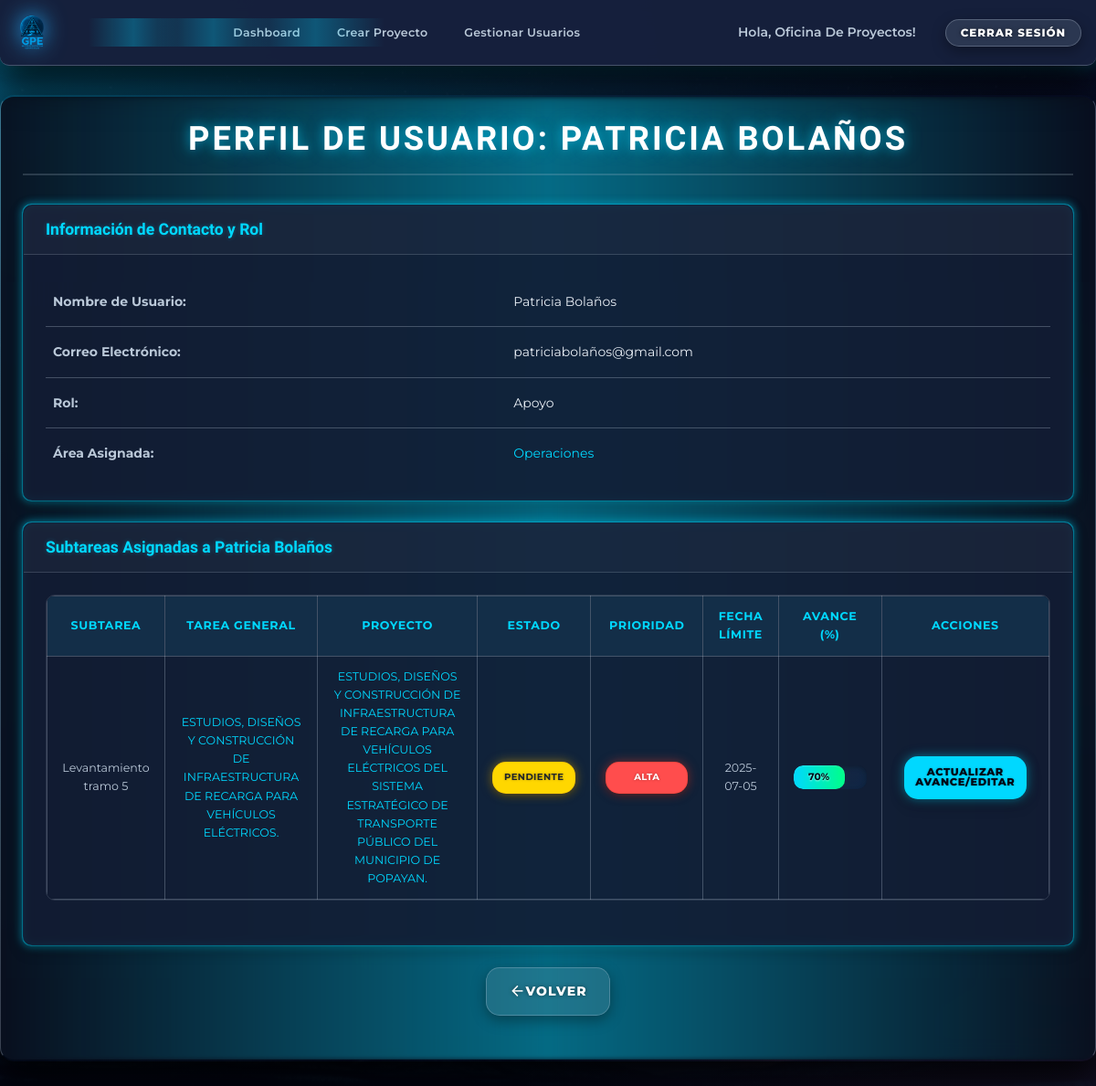
The app's page /user_profile/12 (signed in) with its own data.
### models.py (models this page shows, shortened)
class User(db.Model, UserMixin):
    __tablename__ = 'user'
    id = db.Column(db.Integer, primary_key=True)
    username = db.Column(db.String(20), unique=True, nullable=False)
    email = db.Column(db.String(120), unique=True, nullable=False)
    password = db.Column(db.String(128), nullable=False)
    role = db.Column(db.String(20), nullable=False, default='apoyo')
    area_id = db.Column(db.Integer, db.ForeignKey('area.id'), nullable=True)
    area = db.relationship('Area', back_populates='users')
    leader_id = db.Column(db.Integer, db.ForeignKey('user.id'), nullable=True)
    leader = db.relationship('User', remote_side=[id], back_populates='apoyos')
    apoyos = db.relationship('User', back_populates='leader', lazy=True)
    is_active = db.Column(db.Boolean, default=True)
    confirmed = db.Column(db.Boolean, default=False)
    created_projects = db.relationship('Project', back_populates='creator', lazy=True, foreign_keys='Project.creator_id')
    tareas_generales_creadas = db.relationship('TareaGeneral', back_populates='creator', lazy=True, foreign_keys='TareaGeneral.creator_id')
    subtareas_asignadas = db.relationship('Subtarea', back_populates='assigned_user', lazy=True, foreign_keys='Subtarea.assigned_user_id')
    subtareas_creadas = db.relationship('Subtarea', back_populates='creator', lazy=True, foreign_keys='Subtarea.creator_id')
    subtareas_validadas = db.relationship('Subtarea', back_populates='validador', lazy=True, foreign_keys='Subtarea.validador_id')

class Area(db.Model):
    __tablename__ = 'area'
    id = db.Column(db.Integer, primary_key=True)
    name = db.Column(db.String(100), unique=True, nullable=False)
    codigo = db.Column(db.String(16), unique=True, nullable=False)
    users = db.relationship('User', back_populates='area', lazy=True)
    projects = db.relationship('Project', back_populates='area', lazy=True)
    tareas_generales = db.relationship('TareaGeneral', back_populates='area', lazy=True)

class Subtarea(db.Model):
    __tablename__ = 'subtarea'
    id = db.Column(db.Integer, primary_key=True)
    title = db.Column(db.String(100), nullable=False)
    description = db.Column(db.Text, nullable=True)
    status = db.Column(db.String(50), nullable=False, default='Pendiente')
    prioridad = db.Column(db.String(20), nullable=False, default='Media')
    fecha_limite = db.Column(db.Date, nullable=True)
    avance = db.Column(db.Integer, default=0)
    documento_aporte = db.Column(db.String(256), nullable=True)
    avance_validado = db.Column(db.Integer, default=0)
    validado = db.Column(db.Boolean, default=False)
    validador_id = db.Column(db.Integer, db.ForeignKey('user.id'), nullable=True)
    validador = db.relationship('User', back_populates='subtareas_validadas', foreign_keys=[validador_id])
    tarea_general_id = db.Column(db.Integer, db.ForeignKey('tarea_general.id'), nullable=False)
    tarea_general = db.relationship('TareaGeneral', back_populates='subtareas')
    assigned_user_id = db.Column(db.Integer, db.ForeignKey('user.id'), nullable=True)
    assigned_user = db.relationship('User', back_populates='subtareas_asignadas', foreign_keys=[assigned_user_id])
    creator_id = db.Column(db.Integer, db.ForeignKey('user.id'), nullable=False)
    creator = db.relationship('User', back_populates='subtareas_creadas', foreign_keys=[creator_id])

class TareaGeneral(db.Model):
    __tablename__ = 'tarea_general'
    id = db.Column(db.Integer, primary_key=True)
    title = db.Column(db.String(100), nullable=False)
    description = db.Column(db.Text, nullable=True)
    fecha_limite = db.Column(db.Date, nullable=True)
    prioridad = db.Column(db.String(20), default='Media')
    status = db.Column(db.String(50), default='Pendiente')
    porcentaje_avance = db.Column(db.Float, default=0.0)
    project_id = db.Column(db.Integer, db.ForeignKey('project.id'), nullable=False)
    project = db.relationship('Project', back_populates='tareas_generales')
    area_id = db.Column(db.Integer, db.ForeignKey('area.id'), nullable=False)
    area = db.relationship('Area', back_populates='tareas_generales')
    creator_id = db.Column(db.Integer, db.ForeignKey('user.id'), nullable=False)
    creator = db.relationship('User', back_populates='tareas_generales_creadas', foreign_keys=[creator_id])
    subtareas = db.relationship('Subtarea', back_populates='tarea_general', lazy=True, cascade="all, delete-orphan")

class Project(db.Model):
    __tablename__ = 'project'
    id = db.Column(db.Integer, primary_key=True)
    name = db.Column(db.String(100), nullable=False)
    description = db.Column(db.Text, nullable=True)
    date_created = db.Column(db.DateTime, default=datetime.utcnow)
    start_date = db.Column(db.Date, nullable=True)
    end_date = db.Column(db.Date, nullable=True)
    status = db.Column(db.String(50), nullable=False, default='En ejecución')
    area_id = db.Column(db.Integer, db.ForeignKey('area.id'), nullable=True)
    area = db.relationship('Area', back_populates='projects')
    creator_id = db.Column(db.Integer, db.ForeignKey('user.id'), nullable=False)
    creator = db.relationship('User', back_populates='created_projects', foreign_keys=[creator_id])
    tareas_generales = db.relationship('TareaGeneral', back_populates='project', lazy=True, cascade="all, delete-orphan")
    last_updated = db.Column(db.DateTime, default=datetime.utcnow, onupdate=datetime.utcnow)

### app.py (the view)
@app.route('/user_profile/<int:user_id>')
@login_required
def ver_perfil_usuario(user_id):
    user_profile = User.query.get_or_404(user_id)
    can_view = False
    if current_user.role == 'supervisor':
        can_view = True
    elif current_user.role == 'encargado' and user_profile.area_id == current_user.area_id:
        can_view = True
    elif current_user.role == 'apoyo' and user_profile.id == current_user.id:
        can_view = True
    if not can_view:
        flash("No tienes permiso para ver este perfil de usuario.", "danger")
        return redirect(url_for('dashboard'))
    subtasks_assigned = []
    if user_profile.role == 'apoyo' or user_profile.role == 'encargado':
        subtasks_assigned = Subtarea.query.filter_by(assigned_user_id=user_profile.id).order_by(Subtarea.fecha_limite).all()
    return render_template('user_profile.html', user_profile=user_profile, subtasks_assigned=subtasks_assigned)

### app.py (called while the page is built)
@app.context_processor
def inject_now():
    return {'now': datetime.utcnow()}

@login_manager.user_loader
def load_user(user_id):
    return db.session.get(User, int(user_id))

### templates/user_profile.html (shortened to what this page needs)
{% extends 'base.html' %}
{% block content %}
  <h1 class="page-title">Perfil de Usuario: {{ user_profile.username.replace('_',' ').title() }}</h1>
  <div class="card neon-border mt-4">
    <div class="card-header">
      <h3>Información de Contacto y Rol</h3>
    </div>
    <div class="card-body">
      <table class="project-info-table">
        <tbody>
          <tr>
            <th>Nombre de Usuario:</th>
            <td>{{ user_profile.username.replace('_',' ').title() }}</td>
          </tr>
          <tr>
            <th>Correo Electrónico:</th>
            <td>{{ user_profile.email }}</td>
          </tr>
          <tr>
            <th>Rol:</th>
            <td>{{ user_profile.role|capitalize }}</td>
          </tr>
          {% if user_profile.area %}
          <tr>
            <th>Área Asignada:</th>
            <td>
              <a href="{{ url_for('ver_area', area_id=user_profile.area.id) }}">{{ user_profile.area.name }}</a>
            </td>
          </tr>
          {% endif %}
        </tbody>
      </table>
    </div>
  </div>
  {% if user_profile.role in ['apoyo', 'encargado'] %}
  <div class="card neon-border mt-4">
    <div class="card-header">
      <h3>Subtareas Asignadas a {{ user_profile.username.replace('_',' ').title() }}</h3>
    </div>
    <div class="card-body">
      {% if subtasks_assigned %}
        <div class="table-wrapper">
          <table class="data-table">
            <thead>
              <tr>
                <th>Subtarea</th>
                <th>Tarea General</th>
                <th>Proyecto</th>
                <th>Estado</th>
                <th>Prioridad</th>
                <th>Fecha Límite</th>
                <th>Avance (%)</th>
                <th>Acciones</th>
              </tr>
            </thead>
            <tbody>
              {% for sub in subtasks_assigned %}
                <tr>
                  <td data-label="Subtarea">{{ sub.title }}</td>
                  <td data-label="Tarea General">
                    <a href="{{ url_for('ver_tarea_general', tarea_general_id=sub.tarea_general_id) }}">
                      {{ sub.tarea_general.title if sub.tarea_general else 'N/A' }}
                    </a>
                  </td>
                  <td data-label="Proyecto">
                    {% if sub.tarea_general and sub.tarea_general.project %}
                      <a href="{{ url_for('ver_proyecto', project_id=sub.tarea_general.project.id) }}">
                        {{ sub.tarea_general.project.name }}
                      </a>
                    {% else %}
                      N/A
                    {% endif %}
                  </td>
                  <td data-label="Estado">
                    <span class="status-badge status-{{ sub.status|lower|replace(' ', '-') }}">{{ sub.status }}</span>
                  </td>
                  <td data-label="Prioridad">
                     <span class="status-badge prioridad-{{ sub.prioridad|lower|replace(' ', '-') }}">{{ sub.prioridad }}</span>
                  </td>
                  <td data-label="Fecha Límite">{{ sub.fecha_limite.strftime('%Y-%m-%d') if sub.fecha_limite else 'N/A' }}</td>
                  <td data-label="Avance (%)">
                    <div class="progress-bar-container" style="min-width: 80px;">
                      <div class="progress-bar" style="width: {{ sub.avance|default(0)|int }}%;">
                        {% if (sub.avance|default(0)|int) > 15 %}
                          <span class="progress-text-inner">{{ sub.avance|default(0)|int }}%</span>
                        {% endif %}
                      </div>
                    </div>
                  </td>
                  <td data-label="Acciones">
                    {% if current_user.id == sub.assigned_user_id or current_user.role == 'supervisor' or (current_user.role == 'encargado' and current_user.area_id == sub.tarea_general.area_id if sub.tarea_general and sub.tarea_general.area else false) %}
                      <a href="{{ url_for('editar_subtarea', subtarea_id=sub.id) }}" class="button btn-sm btn-edit">
                        Actualizar Avance/Editar
                      </a>
                    {% else %}
                       <span class="text-muted">Ver</span>
                    {% endif %}
                  </td>
                </tr>
              {% endfor %}
            </tbody>
          </table>
        </div>
      {% else %}
        <p class="empty-state-message">{{ user_profile.username.replace('_',' ').title() }} no tiene subtareas asignadas actualmente.</p>
      {% endif %}
    </div>
  </div>
  {% endif %}
  <div class="back-to-dashboard-container button-group mt-4">
    {% if request.referrer and request.referrer != request.url %}
        <a href="{{ request.referrer }}" class="button btn-secondary">
            <i class="material-icons-outlined">arrow_back</i> Volver
        </a>
    {% else %}
        <a href="{{ url_for('dashboard') }}" class="button btn-secondary">
            <i class="material-icons-outlined">arrow_back</i> Volver al Dashboard
        </a>
    {% endif %}
  </div>
{% endblock %}

### templates/base.html (shortened to what this page needs)
<!DOCTYPE html>
<html lang="es">
<head>
  <link rel="preload" href="{{ url_for('static', filename='css/style.css') }}" as="style" onload="this.onload=null;this.rel='stylesheet'">
</head>
<body class="theme-dark">
  <div class="site-wrapper" id="main-wrapper" style="visibility: hidden;">
    <header class="jira-style-header" role="banner">
      <div class="header-left">
        <a href="{{ current_user.is_authenticated and url_for('dashboard') or url_for('index') }}" class="logo-link" aria-label="Inicio">
          <img src="{{ url_for('static', filename='images/Logo.png') }}" alt="Logo del Sistema de Proyectos" class="header-logo" />
        </a>
      </div>
      <nav class="header-center-nav" aria-label="Navegación principal">
        {% if current_user.is_authenticated %}
          <ul class="nav-list">
            <li>
              <a href="{{ url_for('dashboard') }}" {% if request.endpoint == 'dashboard' %}aria-current="page"{% endif %}>
                Dashboard
              </a>
            </li>
            {% if current_user.role == 'supervisor' %}
              <li>
                <a href="{{ url_for('crear_proyecto') }}" {% if request.endpoint == 'crear_proyecto' %}aria-current="page"{% endif %}>
                  Crear Proyecto
                </a>
              </li>
            {% endif %}
            {% if current_user.role in ['supervisor', 'encargado'] %}
              <li>
                <a href="{{ url_for('gestionar_usuarios') }}" {% if request.endpoint == 'gestionar_usuarios' %}aria-current="page"{% endif %}>
                  Gestionar Usuarios
                </a>
              </li>
            {% endif %}
          </ul>
        {% endif %}
      </nav>
      <nav class="header-right" aria-label="Navegación de usuario">
        <ul class="nav-list">
          {% if current_user.is_authenticated %}
            <li class="welcome-message">Hola, {{ current_user.username.replace('_', ' ').title() }}!</li>
            <li><a href="{{ url_for('logout') }}" class="button btn-secondary">Cerrar Sesión</a></li>
          {% else %}
            <li><a href="{{ url_for('roles') }}" class="button btn-primary">Iniciar Sesión</a></li>
            <li><a href="{{ url_for('register_apoyo') }}" class="button btn-secondary">Registrarse</a></li>
          {% endif %}
        </ul>
      </nav>
    </header>
    <div class="container app-container">
      <main id="main-content" class="content-area" role="main">
        {% block content %}{% endblock %}
      </main>
    </div>
  </div>
</body>
</html>

### templates/base.html (style rules this page uses)
html, body { margin: 0; padding: 0; background-color: #0d1117; color: #ffffff; font-family: 'Montserrat', sans-serif; overflow-x: hidden; }

### records on screen
User: username.replace "Oficina De Proyectos"
User: username.replace "PATRICIA BOLAÑOS", username.replace "Patricia Bolaños", email "patriciabolaños@gmail.com", role "Apoyo"
Area: area.name "Operaciones"
Subtarea: title "Levantamiento tramo 5", tarea_general "ESTUDIOS, DISEÑOS Y CONSTRUCCIÓN DE INFRAESTRUCTURA DE RECARGA PARA VEHÍCULOS ELÉCTRICOS.", tarea_general.project.name "ESTUDIOS, DISEÑOS Y CONSTRUCCIÓN DE INFRAESTRUCTURA DE RECARGA PARA VEHÍCULOS ELÉCTRICOS DEL SISTEMA ESTRATÉGICO DE TRANSPORTE PÚBLICO DEL MUNICIPIO DE POPAYAN.", status "PENDIENTE", prioridad "ALTA", fecha_limite "2025-07-05", avance "70"
